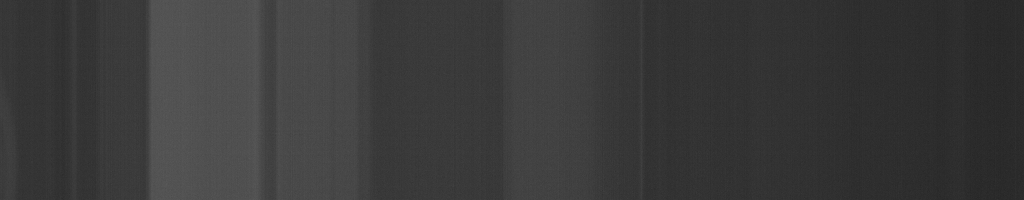
%> input picture test_images/test1.bmp, 1024 x 200 px
$ octave --eval "preprocess_SWIR('test_images/test1.bmp');"   (GNU Octave 9; MATLAB toolbox functions it lacks are replaced by stand-ins)
%> lines starting %> are read from the running program, lines starting %| are printed output that depends on the picture; in (x1, y1, x2, y2) boxes, pixels count from 0 and x2, y2 are one past the last pixel; in counts of white or black regions, pixels touching at a corner belong together; the program's own positions count from 1
function preprocess_SWIR(filename)
%> called with filename = 'test_images/test1.bmp'
    fprintf("Analizzando file: %s\n", filename);
    img_raw = imread(filename);
%> img_raw is the input picture: size 200x1024 uint8; min 37, max 89, mean 57.9

    % Denoising
    img_denoised = medfilt2(img_raw, [3 3]);

    % Contrast enhancement
    img_contrast = imadjust(img_denoised, stretchlim(img_denoised), []);
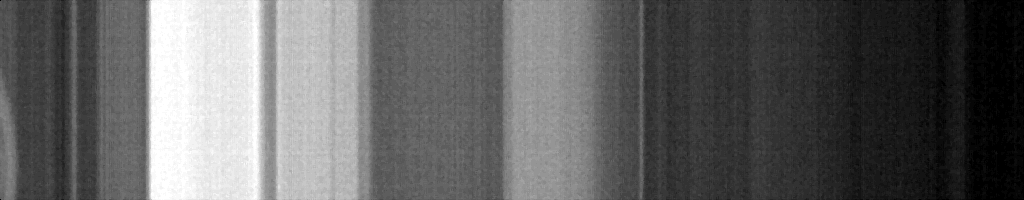
%> img_contrast: size 200x1024 uint8; min 0, max 255, mean 99

    % Normalizzazione e CLAHE
    img_norm = mat2gray(img_contrast);
    img_clahe = adapthisteq(img_norm);

    % Edge detection
    edge_map = edge(img_norm, 'Canny');
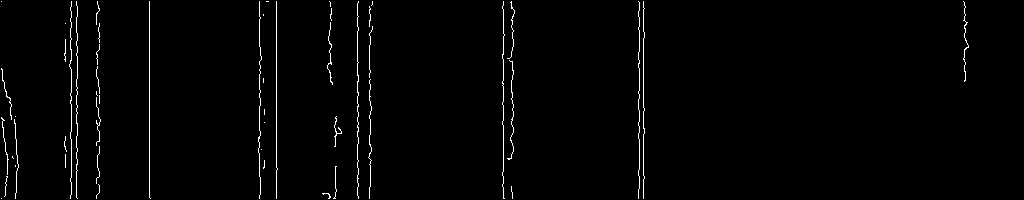
%> edge_map: size 200x1024 logical; 1.5% white in thin lines or dots

    % Texture maps
    entropy_map = entropyfilt(img_denoised);
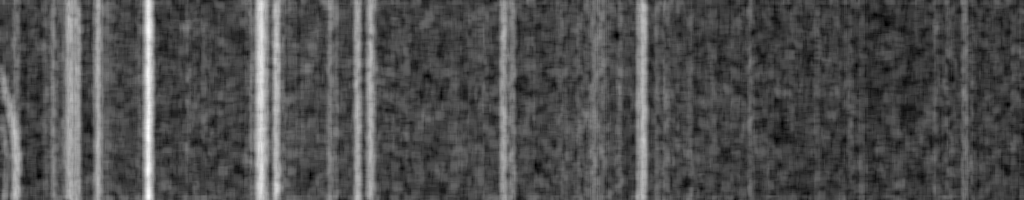
%> entropy_map: size 200x1024 double; min 0.545, max 4.41, mean 1.74; drawn with min black and max white
    range_map = rangefilt(img_denoised);
    std_local = stdfilt(img_denoised, ones(5));
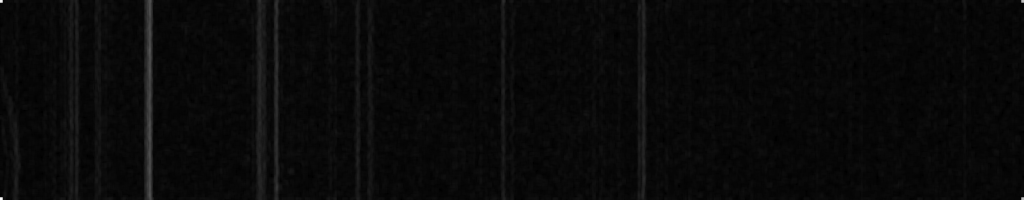
%> std_local: size 200x1024 double; min 0, max 21.53, mean 0.8; drawn with min black and max white

    % === Visualizzazione comparativa ===
    figure('Name', sprintf('Preprocessing SWIR - %s', filename), 'NumberTitle', 'off');

    subplot(2, 4, 1);
    imshow(img_raw, []); title("Originale");

    subplot(2, 4, 2);
    imshow(img_denoised, []); title("Denoised");

    subplot(2, 4, 3);
    imshow(img_contrast, []); title("Contrast Stretched");

    subplot(2, 4, 4);
    imshow(img_clahe, []); title("CLAHE");

    subplot(2, 4, 5);
    imshow(edge_map); title("Edge - Canny");

    subplot(2, 4, 6);
    imshow(entropy_map, []); title("Entropy");

    subplot(2, 4, 7);
    imshow(range_map, []); title("Range");

    subplot(2, 4, 8);
    imshow(std_local, []); title("Std Local");

    % === Statistiche di base ===
    min_val = min(img_raw(:));
%> min_val = 37
    max_val = max(img_raw(:));
%> max_val = 89
    mean_val = mean(img_raw(:));
%> mean_val = 57.92
    std_val = std(double(img_raw(:)));
%> std_val = 11.41

    fprintf("Min: %d, Max: %d, Mean: %.2f, Std: %.2f\n", ...
        min_val, max_val, mean_val, std_val);
%| Min: 37, Max: 89, Mean: 57.92, Std: 11.41

    % Istogramma separato
    figure('Name', 'Istogramma Intensità');
    histogram(img_raw(:), 512);
    title('Intensità SWIR');
    xlabel('Intensità [a.u.]');
    ylabel('Pixel count');
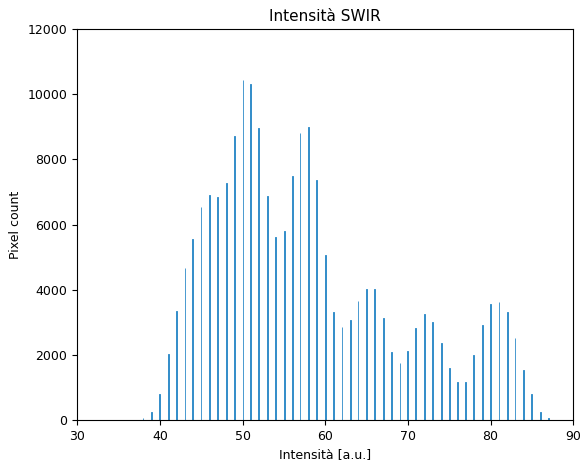
%> figure redrawn from the program's plot data; tallest bar 10436 high, from x = 50 to 50.1

    % FASE 7: Statistiche globali
    min_val = min(img_raw(:));
    max_val = max(img_raw(:));
    mean_val = mean(img_raw(:));
    std_val = std(double(img_raw(:)));

    fprintf("Min: %d, Max: %d, Mean: %.2f, Std: %.2f\n", ...
        min_val, max_val, mean_val, std_val);
%| Min: 37, Max: 89, Mean: 57.92, Std: 11.41

    % Istogramma
    figure;
    histogram(img_raw(:), 512);
    title('Istogramma di intensità');
    xlabel('Intensità [a.u.]');
    ylabel('Numero di pixel');
end

%/////////////////////////////////////////////////////////
%                                                        /
%                       MAIN                             /
%                                                        /
%/////////////////////////////////////////////////////////


fileList = dir('test_images/*.tiff');

for k = 1:length(fileList)
    filename = fullfile(fileList(k).folder, fileList(k).name);
    preprocess_SWIR(filename);
    pause(1); % per evitare apertura immagini troppo rapida
end

$ run again, on test_images/test2.bmp
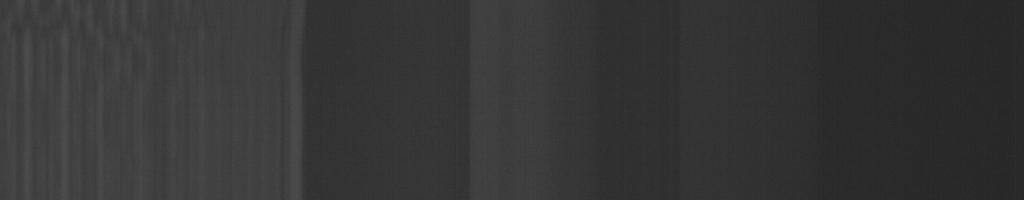
%> input picture test_images/test2.bmp, 1024 x 200 px
%> in preprocess_SWIR, img_raw is the input picture: size 200x1024 uint8; min 35, max 79, mean 53.9
%> in preprocess_SWIR, `edge_map = edge(img_norm, 'Canny');`:
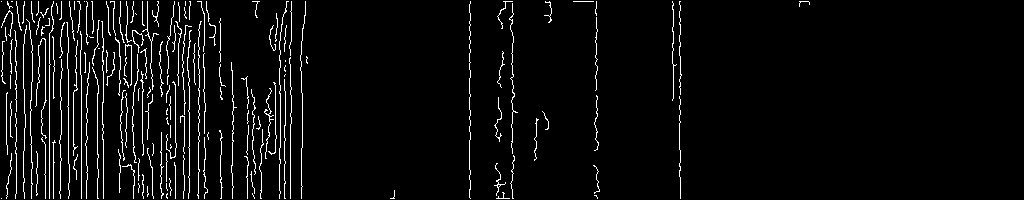
%> edge_map: size 200x1024 logical; 4.4% white in thin lines or dots, all inside (x1, y1, x2, y2) = (1, 1, 810, 199)
%> min_val = 35
%> max_val = 79
%> mean_val = 53.88
%> std_val = 9.11
%| Min: 35, Max: 79, Mean: 53.88, Std: 9.11
%> in preprocess_SWIR, `ylabel('Pixel count');`:
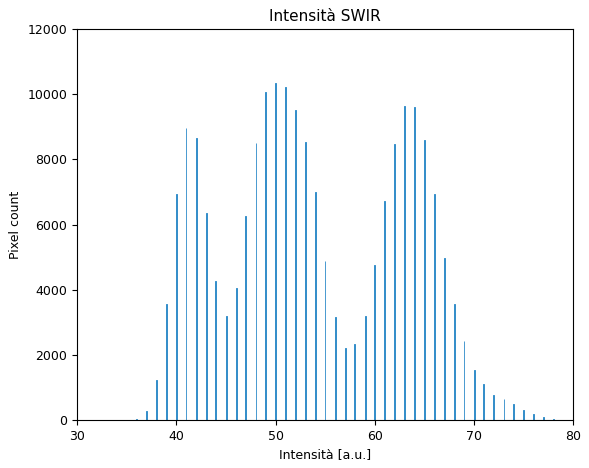
%> figure redrawn from the program's plot data; tallest bar 10350 high, from x = 49.95 to 50.04
%| Min: 35, Max: 79, Mean: 53.88, Std: 9.11

$ run again, on test_images/test3.bmp
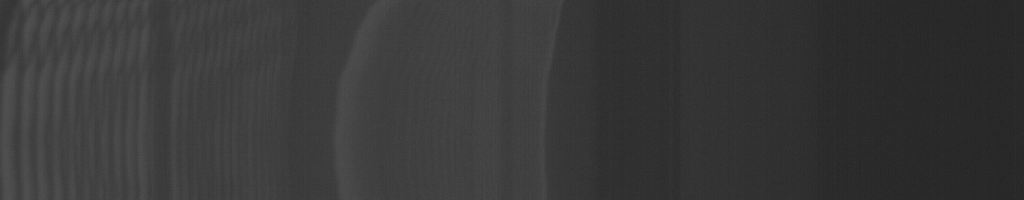
%> input picture test_images/test3.bmp, 1024 x 200 px
%> in preprocess_SWIR, img_raw is the input picture: size 200x1024 uint8; min 35, max 83, mean 56.5
%> in preprocess_SWIR, `edge_map = edge(img_norm, 'Canny');`:
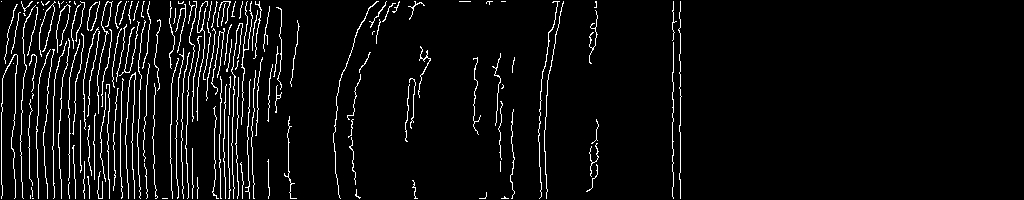
%> edge_map: size 200x1024 logical; 5.3% white in thin lines or dots, all inside (x1, y1, x2, y2) = (1, 1, 682, 199)
%> min_val = 35
%> max_val = 83
%> mean_val = 56.52
%> std_val = 10.57
%| Min: 35, Max: 83, Mean: 56.52, Std: 10.57
%> in preprocess_SWIR, `ylabel('Pixel count');`:
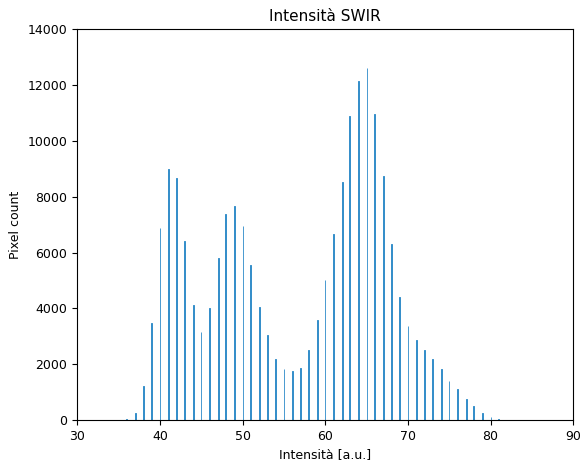
%> figure redrawn from the program's plot data; tallest bar 12606 high, from x = 65 to 65.09
%| Min: 35, Max: 83, Mean: 56.52, Std: 10.57
